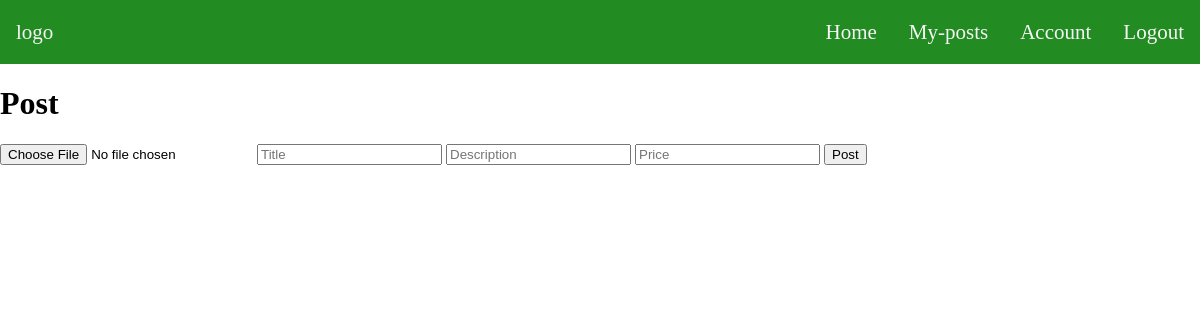
The app's page /post (signed in), older data.
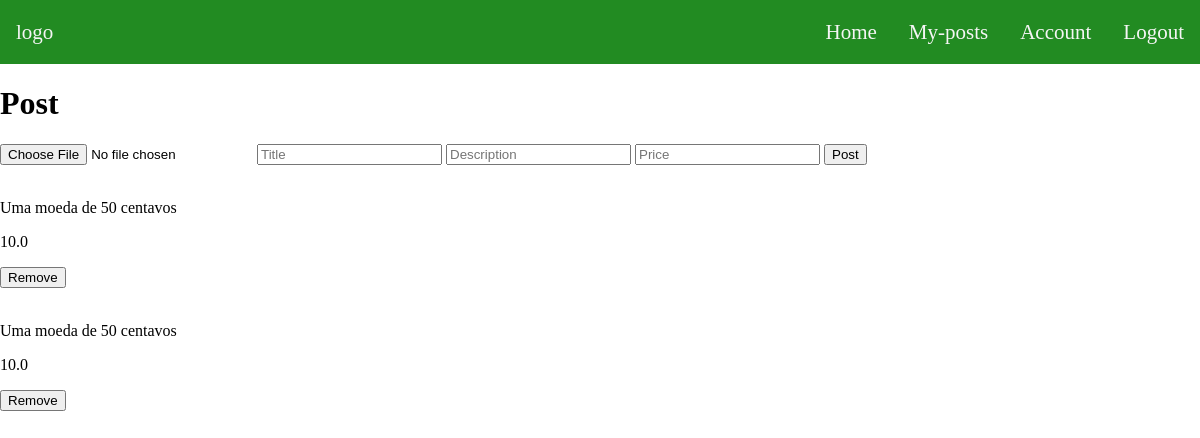
The same page, newer data.
### tables this page shows
CREATE TABLE posts (id INTEGER, extension TEXT, userId INTEGER, price REAL,title TEXT NOT NULL, description TEXT,  PRIMARY KEY(id), FOREIGN KEY(userId) REFERENCES users(id));

### application.py (the view, shortened to what this page needs)
@app.route("/post", methods=["GET", "POST"])
@login_required
def post():
    cnn = sqlite3.connect(DATABASE_NAME)
    cnn.row_factory = sqlite3.Row
    cursor = cnn.cursor()
    sql = "SELECT * FROM posts WHERE userid = ?"
    posts = cursor.execute(sql, [session["userId"]]).fetchall()
    return render_template("/post.html", posts=posts)

### helper.py (called while the page is built)
def login_required(f):
    @wraps(f)
    def decoreted_function(*args, **kwargs):
        if session.get("userId") is None:
            return redirect("/login")
        return f(*args, **kwargs)
    return decoreted_function

### templates/post.html (shortened to what this page needs)
{% extends "layout.html" %}
{% block main %}
    <h1>Post</h1>
    <form action="/post" method=post enctype=multipart/form-data>
        <input type="file" name="file">
        <input type="text" name="title" placeholder="Title">
        <input type="text" name="description" placeholder="Description">
        <input type="number" name="price" placeholder="Price">
        <input type="submit" value="Post">
    </form>
    {% for post in posts%}
    <div class="post">
        <div>
            <p>{{post.title}}</p>
            <p>{{post.price}}</p>
            <form action="/remove_post" method="post">
                <button type="submit">Remove</button>
            </form>
        </div>
    </div>
    {% endfor %}
{% endblock %}

Row changes from the older to the newer data that the page shows:
added posts: title "Uma moeda de 50 centavos", price "10.0"
added posts: title "Uma moeda de 50 centavos", price "10.0"
